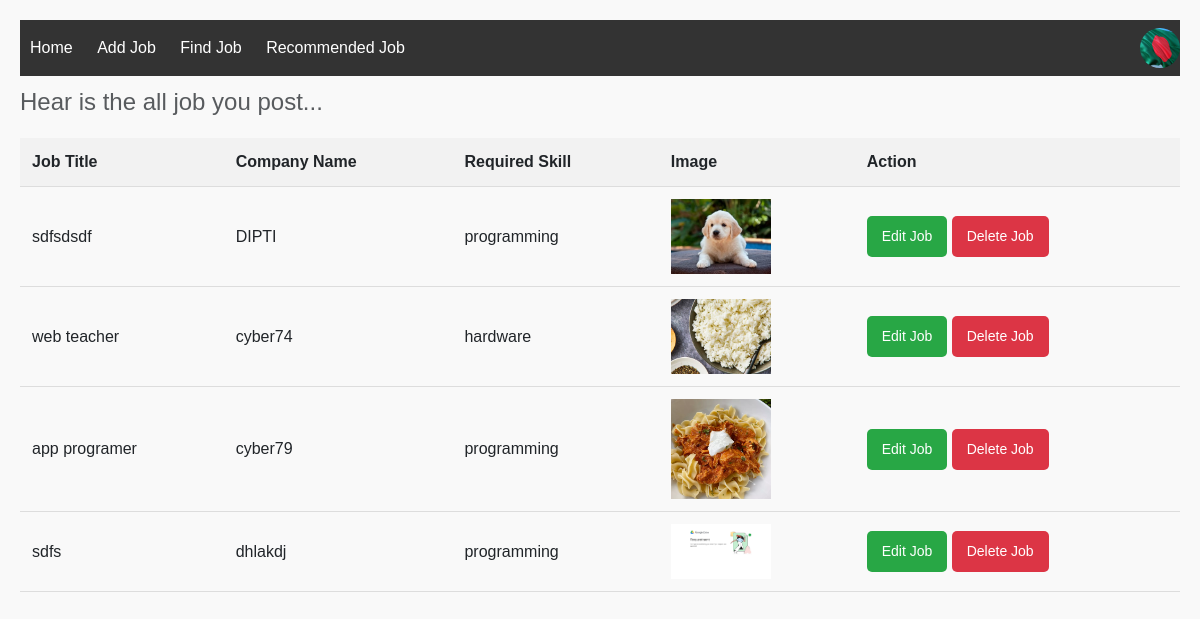
/allPost (signed in), run on the app's committed database.
### app/models.py (models this page shows, shortened)
class CustomUserModel(AbstractUser):
    TYPE=[
        ("recruiters","Recruiters"),
        ("jobseekers","Jobseekers")
    ]
    UserType=models.CharField(choices=TYPE,max_length=10,null=True)
    DisplyName=models.CharField(max_length=100,null=True)
    Bio=models.TextField(max_length=300,null=True)
    ContractNumber=models.PositiveIntegerField(null=True)
    WebLink=models.URLField(null=True)
    Photo=models.ImageField(upload_to="static/Midea/UserPhoto",null=True)

class CreateJobModel(models.Model):
    Job_Type=[
        ("full_time","Full Time"),
        ("part_time","Part Time")
    ]
    SKILLS = [
        ("programming", "Programming"),
        ("networking", "Networking"),
        ("hardware", "Hardware"),
    ]
    user=models.ForeignKey(CustomUserModel,on_delete=models.CASCADE,null=True)
    com_name = models.CharField(max_length=255,null=True)
    com_title = models.CharField(max_length=255,null=True)
    com_description = models.TextField(null=True)
    com_logo = models.ImageField(upload_to='static/Midea/company_logos',null=True)
    com_location = models.CharField(max_length=255,null=True)
    job_title = models.CharField(max_length=255,null=True)
    num_openings = models.PositiveIntegerField(null=True)
    Category = models.CharField(choices=Job_Type,max_length=255,null=True)
    job_description = models.TextField(null=True)
    skills = models.CharField(choices=SKILLS,max_length=200,null=True)
    salary = models.CharField(max_length=100,null=True)  # Consider using DecimalField for precise salary values
    deadline = models.DateField(null=True)

### project/views.py (the view)
# urls.py: path('allPost',allPost,name="allPost"),
@login_required
def allPost(req):
    CU=req.user
    data=CreateJobModel.objects.filter(user=CU)
    return render(req,"content/allPost.html",{"data":data})

### template/content/allPost.html (shortened to what this page needs)
{% extends "include/m.html" %}
{% block body %}
<!DOCTYPE html>
<html lang="en">
<head>
    <link rel="stylesheet" href="/static/allPost.css">
</head>
<body>
    <table>
        <caption>Hear is the all job you post...</caption>
        <thead>
            <tr>
                <th>Job Title</th>
                <th>Company Name</th>
                <th>Required Skill</th>
                <th>Image</th>
                <th>Action</th>
            </tr>
        </thead>
        <tbody>
            {% for i in data %}
            <tr>
                <td>{{i.job_title}}</td>
                <td>{{i.com_name}}</td>
                <td>{{i.skills}}</td>
                <td><img src="/{{i.com_logo}}" alt="Company Logo"></td>
                <td>
                    <a href="{% url "editeJob" i.id %}" class="edit-button">Edit Job</a>
                    <a href="{% url "deleteJob" i.id %}" class="delete-button">Delete Job</a>
                </td>
            </tr>
            {% endfor %}
        </tbody>
    </table>
</body>
</html>
{% endblock body %}

### template/include/navber.html (shortened to what this page needs)
<nav class="navbar">
    <div class="navbar-left">
        <a href="{% url "homePage" %}">Home</a>
        <a href="{% url 'addJobPage' %}">Add Job</a>
        <a href="{% url 'findjobPage' %}">Find Job</a>
        <a href="{% url 'recommendedPage' %}">Recommended Job</a>
    </div>
    <div class="navbar-right">
        {% if user.is_authenticated %}
        <div class="user-dropdown">
            <img src="/{{user.Photo}}" alt="{{user.DisplyName}}">
        </div>
        {% else %}
        <a href="loginPage">Login</a>
        {% endif %}
    </div>
</nav>

### static/m.css (style rules this page uses)
body { font-family: Arial, sans-serif; margin: 0; padding: 0; }
.navbar { display: flex; justify-content: space-between; align-items: center; background-color: #333; padding: 10px 20px; }
.navbar a { color: white; text-decoration: none; margin: 0 10px; }
.navbar-right { display: flex; align-items: center; }
.user-dropdown { position: relative; display: inline-block; }
.user-dropdown img { width: 40px; height: 40px; border-radius: 50%; cursor: pointer; }

### static/allPost.css (style rules this page uses)
body { font-family: Arial, sans-serif; margin: 20px; background-color: #f9f9f9; }
table { width: 100%; border-collapse: collapse; margin-bottom: 20px; }
th, td { padding: 12px; text-align: left; border-bottom: 1px solid #ddd; }
th { background-color: #f2f2f2; }
caption { caption-side: top; font-size: 1.5em; margin-bottom: 10px; }
img { max-width: 100px; }
.edit-button, .delete-button { display: inline-block; padding: 10px 15px; font-size: 14px; color: #fff; border: none; border-radius: 5px; text-decoration: none; text-align: center; cursor: pointer; margin: 5px 0; }
.edit-button { background-color: #28a745; }
.delete-button { background-color: #dc3545; }

### data on the page
CustomUserModel: Photo (picture)
CreateJobModel: job_title "sdfsdsdf", com_name "DIPTI", skills "programming", com_logo (picture)
CreateJobModel: job_title "web teacher", com_name "cyber74", skills "hardware", com_logo (picture)
CreateJobModel: job_title "app programer", com_name "cyber79", skills "programming", com_logo (picture)
CreateJobModel: job_title "sdfs", com_name "dhlakdj", skills "programming", com_logo (picture)
